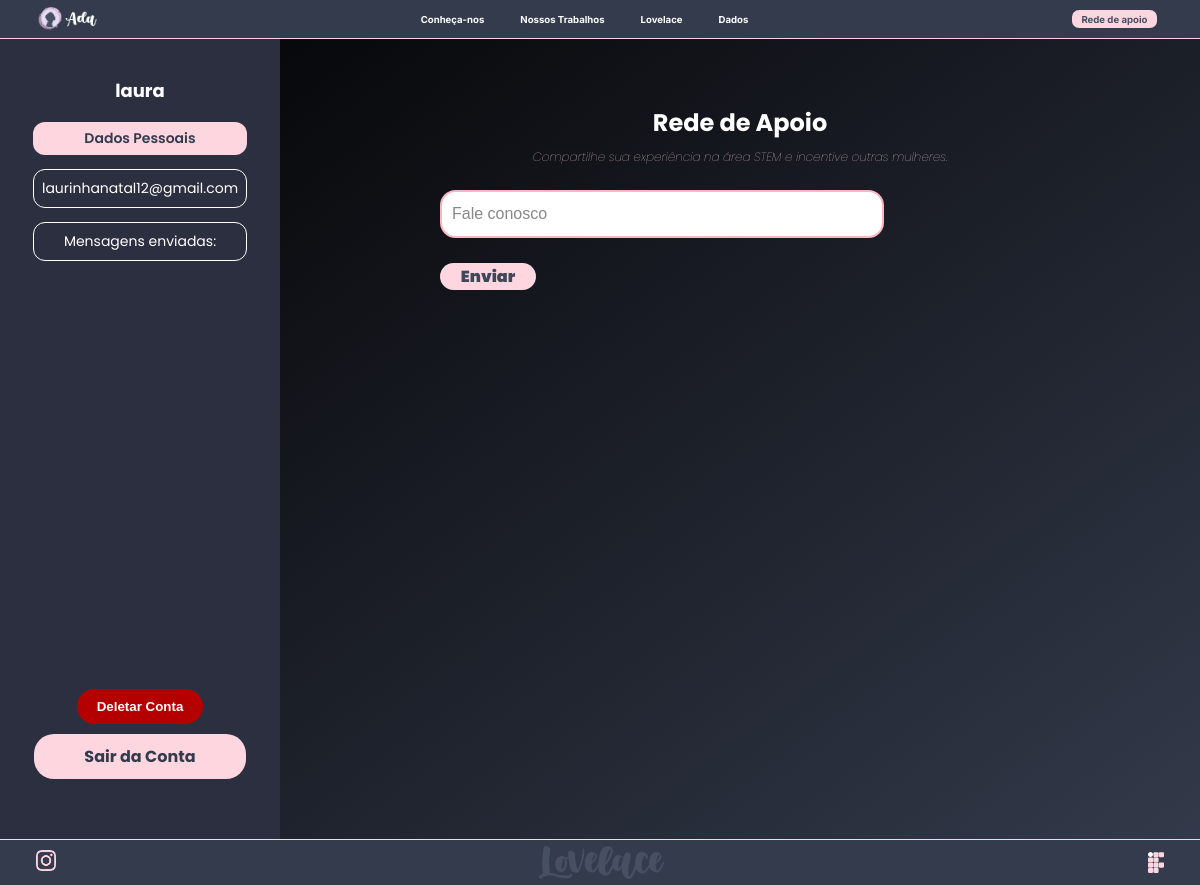
Page /user/rede_apoio (signed in) on the earlier database version.
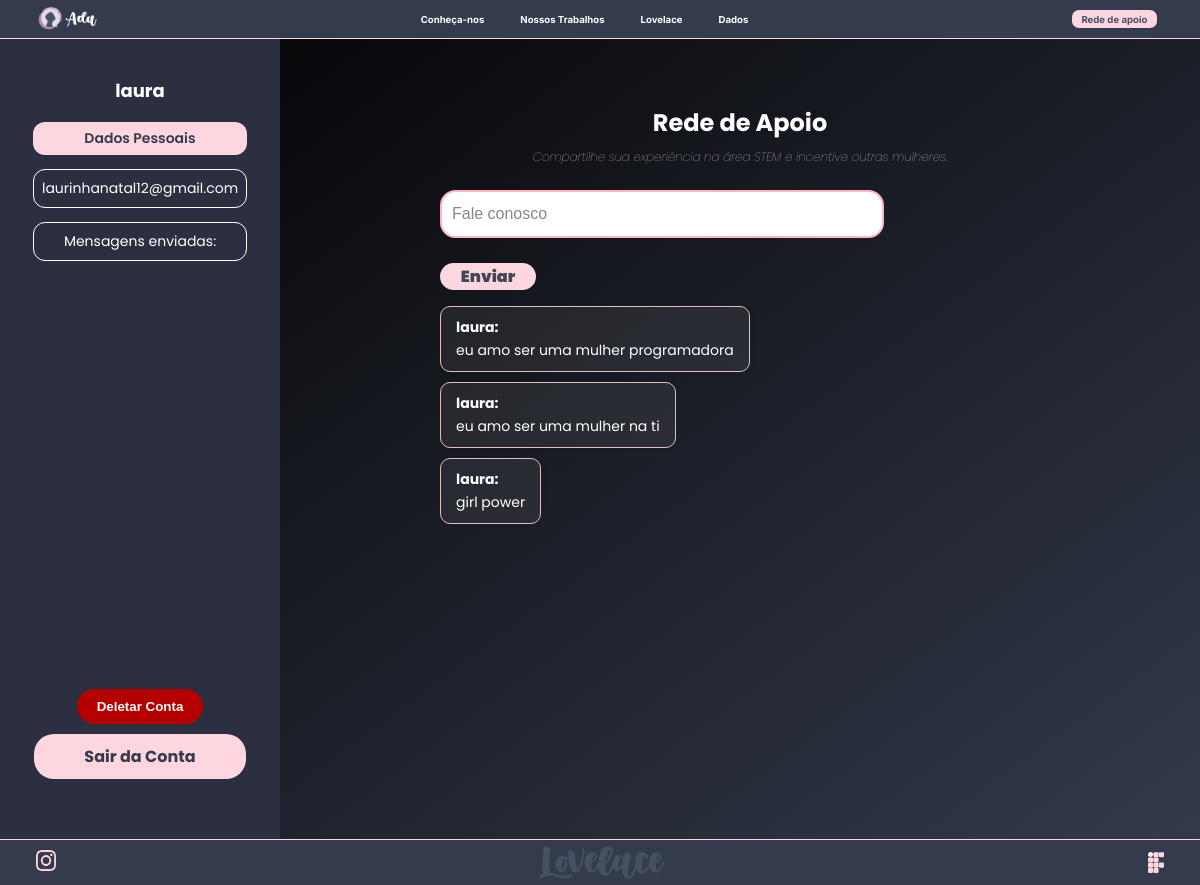
Same page on the later database version.
### app/models/usuario.py (models this page shows, shortened)
class User(db.Model, UserMixin):
   __tablename__="users"
   id = db.Column(db.Integer, primary_key=True, nullable=False, unique=True)
   name = db.Column(db.String(100), nullable=False)
   email = db.Column(db.String(100), nullable=False, unique=True, name='email')
   senha = db.Column(db.String(100), nullable=False)
   is_admin = db.Column(db.Boolean, default=False)

### app/models/mensagens.py (models this page shows, shortened)
class Mensagens(db.Model, UserMixin):
    __tablename__ = "mensagens"
    id = db.Column(db.Integer, primary_key=True, nullable=False, unique=True)
    mensagem = db.Column(db.String(500), nullable=False)
    user_id = db.Column(db.Integer, db.ForeignKey('users.id', name='fk_mensagens_user_id'), nullable=True)  # Definir um nome para a restrição de chave estrangeira
    user = db.relationship('User', backref=db.backref('mensagens', lazy=True))

### app/controllers/user.py (the view)
@user_bp.route('/rede_apoio')
@login_required
def rede_apoio():
    mensagens = Mensagens.query.options(joinedload(Mensagens.user)).all()
    return render_template('rede_de_apoio.html', mensagens=mensagens)

### app/templates/rede_de_apoio.html (shortened to what this page needs)
{% extends 'base.html' %}
{% block conteudo %}
<section class="pag_rede_apoio">
    <aside class="sidebar_rda">
        <div>
            <div class="perfil_usuario">
                <p class="nome_usuario">{{current_user.name}}</p>
            </div>
            <div class="dados_pessoais">
                <h3>Dados Pessoais</h3>
                <p class="info_pessoal">{{ current_user.email }}</p>
                <p class="info_pessoal">Mensagens enviadas: {{ current_user.message_count }}</p>
            </div>
            <div class="botoes_sair_deletar">
                <form action="{{ url_for('user.delete_user') }}" method="post">
                    <button type="submit" class="botao_deletar" onclick="return confirm('Tem certeza que deseja excluir sua conta?')">
                        Deletar Conta
                    </button>
                </form>
                <a class="nav-link" href="{{ url_for('user.logoff') }}">Sair da Conta</a>
            </div>
        </div>
    </aside>
    <section>
        <div class="titulogeral">
            <h1 class="titulo">Rede de Apoio</h1>
            <p class="subtitulo">Compartilhe sua experiência na área STEM e incentive outras mulheres.</p>
        </div>
        <div class="containerrda">
            <div class="formrededeapoio">
                <form action="{{ url_for('user.mensagens') }}" method="post">
                    <div>
                        <input class="textboxinput" type="text" id="mensagens" name="mensagens" placeholder="Fale conosco"><br>
                    </div>
                    <div>
                        <button class="botaorede" type="submit">Enviar</button>
                    </div>
                </form>
            </div>
            <ul class="messagecard">
                {% for i in mensagens %}
                    <li class="cardrede">
                        <div class="cardcontent">
                            <h4 class="cardusername">{{ i.user.name if i.user and i.user.name else 'Usuário desconhecido' }}:</h4>
                            <p class="cardusertext">{{ i.mensagem }}</p>
                        </div>
                    </li>
                {% endfor %}
            </ul>
        </div>
    </section>
{% endblock %}

### app/templates/base.html (shortened to what this page needs)
<!DOCTYPE html>
<html lang="en">
<head>
    <link rel="stylesheet" href="/static/css/style.css">
</head>
<body>
    <header>
        <div class="logo_ada">
            <a href="{{url_for('index')}}"><img src="/static/img/logo_ada.png" alt=""></a>
        </div>
        <nav class="navbar">
            <ul>
                <li><a href="{{url_for('conheca')}}">Conheça-nos</a></li>
                <li><a href="{{url_for('user.nossos_trabalhos')}}">Nossos Trabalhos</a></li>
                <li><a href="{{url_for('lovelace')}}">Lovelace</a></li>
                <li><a href="{{url_for('dados')}}">Dados</a></li>
            </ul>
        </nav>
        <div class="rede_de_apoio">
            <a href="{{url_for('user.rede_apoio')}}">Rede de apoio</a>
        </div>
    </header>
    <main>
        {% block conteudo %}
        {% endblock %}
    </main>
    <footer>
        <div class="footer-container">
            <a href="https://www.instagram.com/ada.ifzn?igsh=ZDNxOGV5aW5oajlh"> <img src="/static/img/logoinsta.png" alt="Nosso instagram" class="logo-esquerda"></a>
            <img src="/static/img/Lovelace.svg" alt="Lovelace" class="logolovelace">
            <img src="/static/img/IFlovelace.svg" alt="IFRN" class="logo-direita">
        </div>
    </footer>
</body>
</html>

Differences in the rows shown:
added Mensagens: user "laura", mensagem "eu amo ser uma mulher programadora"
added Mensagens: user "laura", mensagem "eu amo ser uma mulher na ti"
added Mensagens: user "laura", mensagem "girl power"
